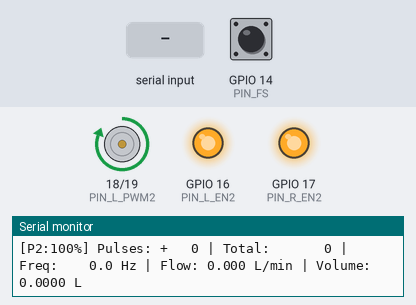
Bench run of a sketch on a simulated ESP32. On the bench: motor-driver pin pairs drawn as motors (green arrow = first pin HIGH = forward, orange = second pin HIGH = backward, longer = more drive), output pins drawn as LEDs (lit = HIGH), the last lines printed to the serial monitor. The test bench sets the inputs (shaded band); at power-on: GPIO 14 (PIN_FS) HIGH.

Above: at 1.7 s.
1.8 s: "90,45\n" received over Serial
At 2.9 s:
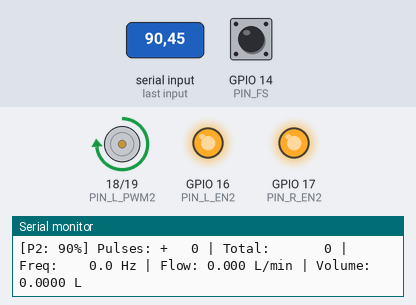
3.3 s: "30,150\n" received over Serial
At 4.0 s:
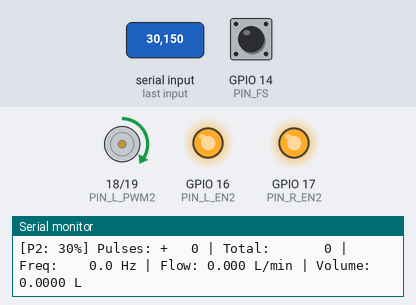
4.8 s: "stop\n" received over Serial
At 5.2 s:
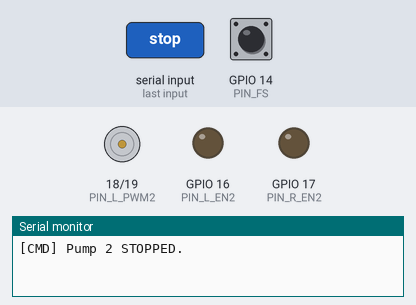
7.0 s: "90\n" received over Serial
At 8.0 s:
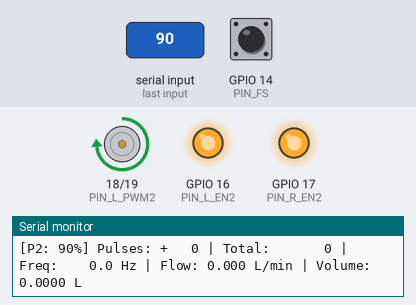
8.5 s: "0\n" received over Serial
At 9.1 s:
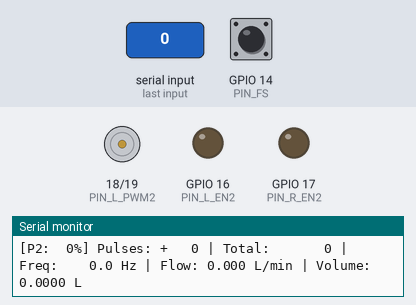
Timing chart, 0 to 11.0 s (numbered marks = the images above; inputs shaded):
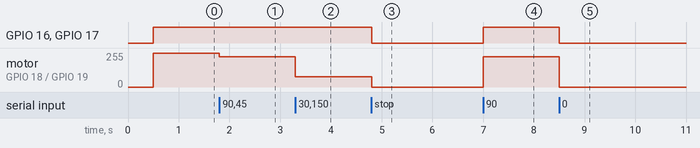

Measured:
- after the input at 1.8 s, motor on GPIO 18 (PIN_L_PWM2) / GPIO 19 (PIN_R_PWM2): forward 255/255 → forward 228/255 at once
- after the input at 3.3 s, motor on GPIO 18 (PIN_L_PWM2) / GPIO 19 (PIN_R_PWM2): forward 228/255 → forward 76/255 at once
- after the input at 4.8 s, GPIO 16 (PIN_L_EN2), GPIO 17 (PIN_R_EN2): HIGH → LOW at once; motor on GPIO 18 (PIN_L_PWM2) / GPIO 19 (PIN_R_PWM2): forward 76/255 → stopped at once
- after the input at 7.0 s, GPIO 16 (PIN_L_EN2), GPIO 17 (PIN_R_EN2): LOW → HIGH at once; motor on GPIO 18 (PIN_L_PWM2) / GPIO 19 (PIN_R_PWM2): stopped → forward 228/255 at once
- after the input at 8.5 s, GPIO 16 (PIN_L_EN2), GPIO 17 (PIN_R_EN2): HIGH → LOW at once; motor on GPIO 18 (PIN_L_PWM2) / GPIO 19 (PIN_R_PWM2): forward 228/255 → stopped at once

The sketch:

pump2_flow_test.ino
```cpp
// Standalone bench test: Pump 2 and FT-01 pulse flow sensor
#include <Arduino.h>

static const int PIN_L_EN2  = 16;
static const int PIN_R_EN2  = 17;
static const int PIN_L_PWM2 = 18;
static const int PIN_R_PWM2 = 19;
static const int PIN_FS     = 14;

static const uint32_t PWM_FREQ_HZ = 5000;
static const uint8_t  PWM_BITS    = 8;

// Calibrated relationship: Q = CAL_A * f + CAL_B
static const double CAL_A = 0.009244;
static const double CAL_B = 0.040111;

static volatile uint32_t isrPulseCount = 0;
static uint32_t lastPulseCount = 0;
static uint32_t lastPrintMs    = 0;
static float    currentDuty    = 100.0f;
static double   totalVolumeL   = 0.0;

void IRAM_ATTR isrFlowSensor() {
    isrPulseCount++;
}

void setPump2Duty(float dutyPct) {
    currentDuty = constrain(dutyPct, 0.0f, 100.0f);
    uint32_t pwmVal = (uint32_t)(currentDuty * 255.0f / 100.0f);

    if (pwmVal > 0) {
        digitalWrite(PIN_L_EN2, HIGH);
        digitalWrite(PIN_R_EN2, HIGH);
        ledcWrite(PIN_L_PWM2, pwmVal);
        digitalWrite(PIN_R_PWM2, LOW);
    } else {
        ledcWrite(PIN_L_PWM2, 0);
        digitalWrite(PIN_L_EN2, LOW);
        digitalWrite(PIN_R_EN2, LOW);
        digitalWrite(PIN_R_PWM2, LOW);
    }
}

void handleSerial() {
    if (!Serial.available()) return;
    String cmd = Serial.readStringUntil('\n');
    cmd.trim();
    cmd.toLowerCase();
    if (cmd.length() == 0) return;

    if (cmd == "stop" || cmd == "0") {
        setPump2Duty(0.0f);
        Serial.println("[CMD] Pump 2 STOPPED.");
    } else if (cmd == "reset" || cmd == "rt") {
        noInterrupts();
        isrPulseCount = 0;
        interrupts();
        lastPulseCount = 0;
        totalVolumeL = 0.0;
        Serial.println("[CMD] Totalizers reset.");
    } else {
        float val = cmd.toFloat();
        if (val > 0.0f && val <= 100.0f) {
            setPump2Duty(val);
            Serial.printf("[CMD] Pump 2 set to %.1f%% duty.\n", val);
        } else {
            Serial.println("Commands: 0-100 (duty), stop, reset");
        }
    }
}

void setup() {
    Serial.begin(115200);
    delay(500);

    pinMode(PIN_L_EN2, OUTPUT);
    pinMode(PIN_R_EN2, OUTPUT);
    pinMode(PIN_R_PWM2, OUTPUT);
    digitalWrite(PIN_L_EN2, LOW);
    digitalWrite(PIN_R_EN2, LOW);
    digitalWrite(PIN_R_PWM2, LOW);

    ledcAttach(PIN_L_PWM2, PWM_FREQ_HZ, PWM_BITS);

    pinMode(PIN_FS, INPUT_PULLUP);
    attachInterrupt(digitalPinToInterrupt(PIN_FS), isrFlowSensor, RISING);

    setPump2Duty(100.0f);
    lastPrintMs = millis();
}

void loop() {
    handleSerial();

    uint32_t now = millis();
    if (now - lastPrintMs >= 1000) {
        uint32_t dt_ms = now - lastPrintMs;
        lastPrintMs = now;

        noInterrupts();
        uint32_t p = isrPulseCount;
        interrupts();

        uint32_t delta = p - lastPulseCount;
        lastPulseCount = p;

        double f_Hz = (double)delta * 1000.0 / (double)dt_ms;
        double Q_Lmin = (f_Hz < 1.0) ? 0.0 : ((CAL_A * f_Hz) + CAL_B);
        totalVolumeL += (Q_Lmin / 60.0) * ((double)dt_ms / 1000.0);

        Serial.printf("[P2:%3.0f%%] Pulses: +%4lu | Total: %7lu | Freq: %6.1f Hz | Flow: %5.3f L/min | Volume: %.4f L\n",
                      currentDuty, (unsigned long)delta, (unsigned long)p, f_Hz, Q_Lmin, totalVolumeL);
    }

    delay(2);
}
```
